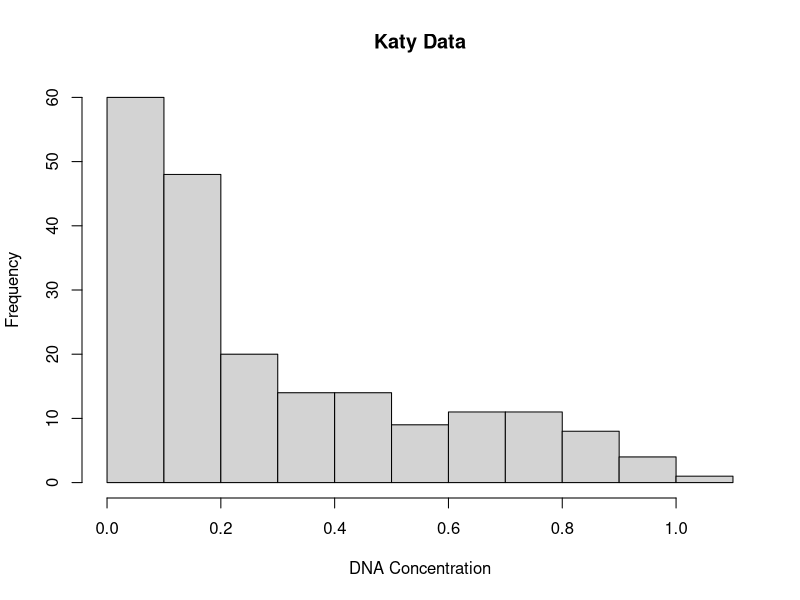
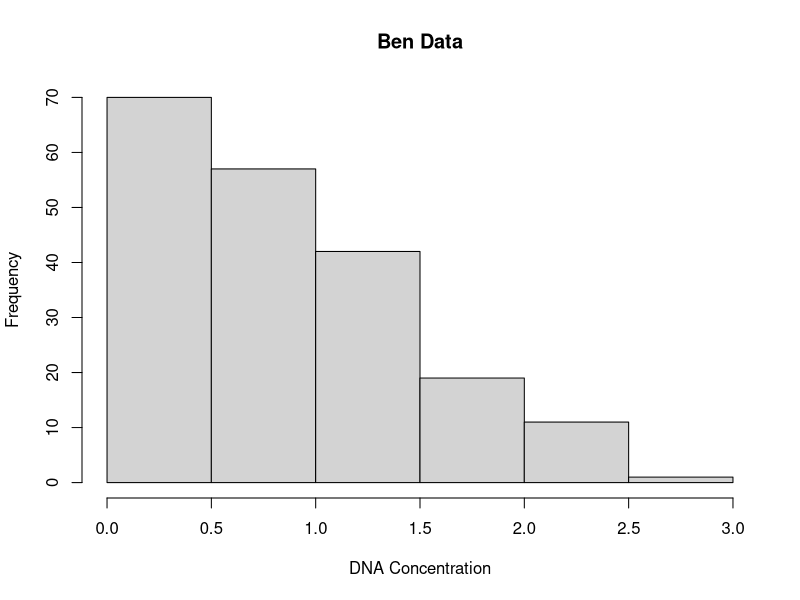
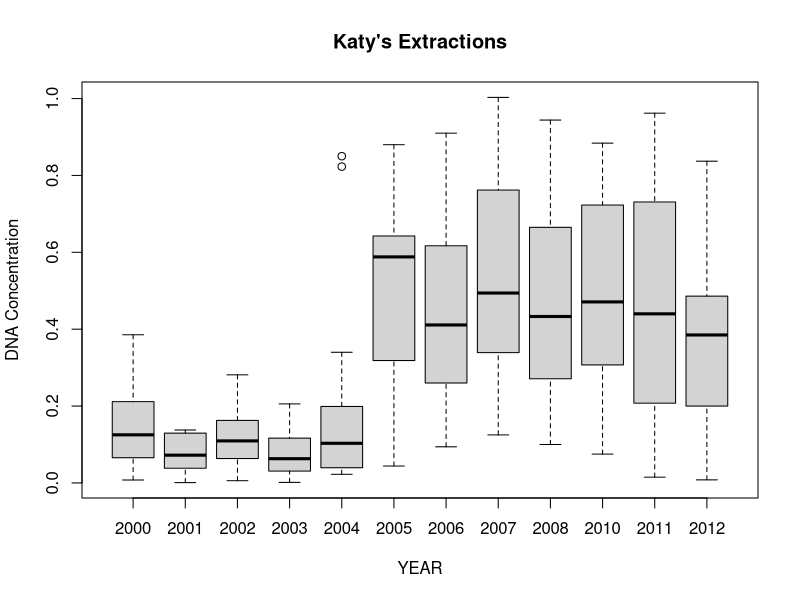
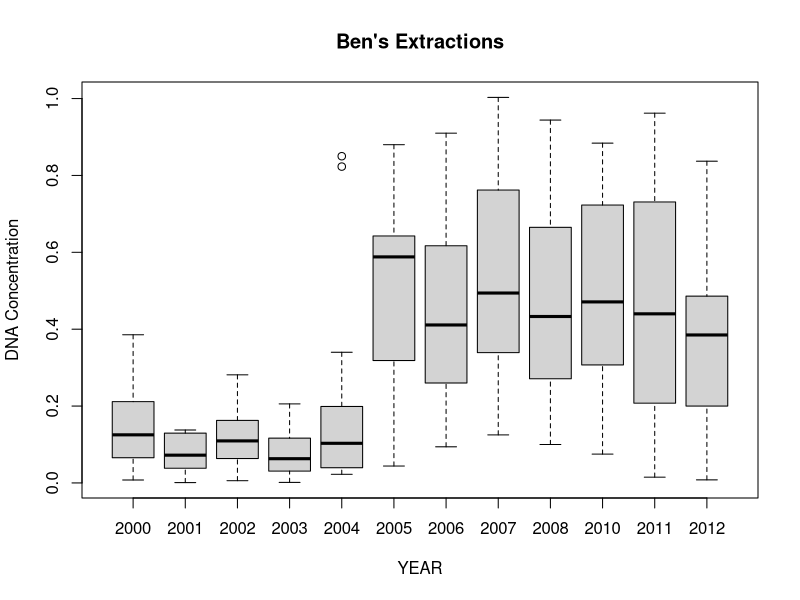
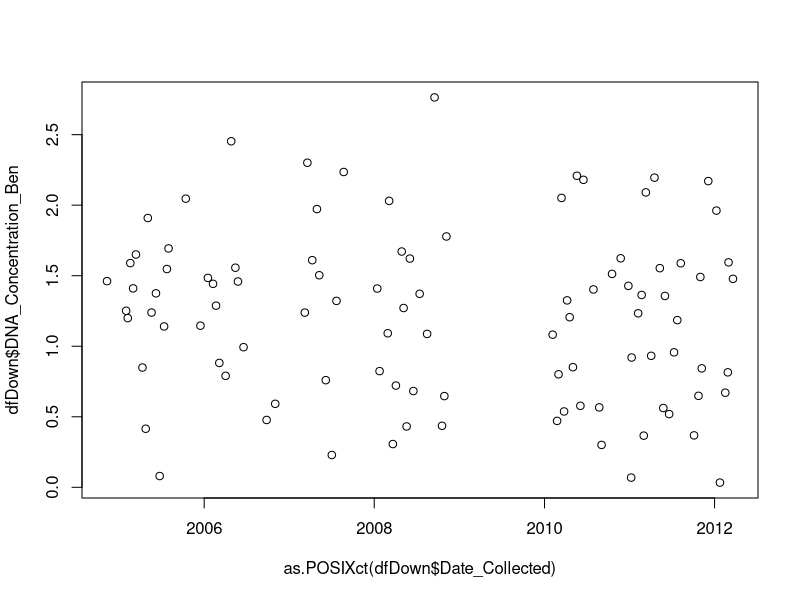

Write the R code that produced these figures, in order.
library(tidyverse)

df = read.csv("DNA_Conc_by_Extraction_Date.csv")

summary(df) #Katy's is a lot lower

?hist
hist(df$DNA_Concentration_Katy, main="Katy Data", xlab="DNA Concentration")
hist(df$DNA_Concentration_Ben, main="Ben Data", xlab="DNA Concentration")

class(df$Year_Collected)
class(df$DNA_Concentration_Katy)

?plot
jpeg(filename="CALDWELL_Plot1.jpeg")
plot(as.factor(df$Year_Collected), df$DNA_Concentration_Katy, main="Katy's Extractions", xlab="YEAR", ylab="DNA Concentration")
dev.off()

jpeg(filename="CALDWELL_Plot2.jpeg")
plot(as.factor(df$Year_Collected), df$DNA_Concentration_Katy, main="Ben's Extractions", xlab="YEAR", ylab="DNA Concentration")
dev.off()

###################################################


concDiff = c()
for(i in 1:nrow(df)) #I regret typing as.factor everytime
{
  concDiff[i] = (df$DNA_Concentration_Ben[i] - df$DNA_Concentration_Katy[i])/df$DNA_Concentration_Katy[i]
}
df2 = data.frame(c(df$Year_Collected), concDiff)
df3 = df2 %>% arrange(concDiff)
head(df3)

#################################################

dfDown = df[df$Lab == "Downstairs",]

class(dfDown$Date_Collected)

jpeg(filename="Ben_DNA_over_time.jpg")
plot(as.POSIXct(dfDown$Date_Collected), dfDown$DNA_Concentration_Ben)
dev.off()


#new df with year and ben conc avg
concMean = c()
for(i in levels(as.factor(df$Year_Collected)))
{
  print(df[as.character(df$Year_Collected) == i,])
}

mean(df[as.character(df$Year_Collected) == "2010",])

mean(df$DNA_Concentration_Ben)

